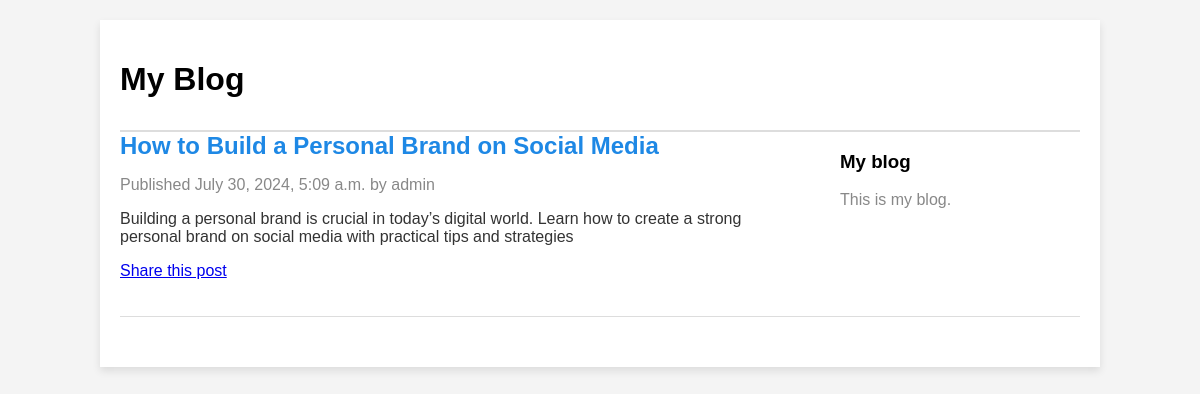
The app's page /blogs/10/ with its own data.
### blog_application/models.py (models this page shows, shortened)
class BlogPost(models.Model):
    title = models.CharField(max_length=255)
    content = models.TextField()
    created_at = models.DateTimeField(auto_now_add=True)
    updated_at = models.DateTimeField(auto_now=True)
    tags = models.ManyToManyField('Tag', blank=True)

### blog_application/views.py (the view)
# urls.py: path('blogs/<int:post_id>/', blog_detail, name='blog_detail'),
def blog_detail(request, post_id):
    post = get_object_or_404(BlogPost, id=post_id)
    return render(request, 'blog-desc.html', {'post': post})

### blog_application/templates/blog-desc.html (shortened to what this page needs)
<!DOCTYPE html>
<html lang="en">
<head>
</head>
<body>
    <div class="container">
        <div class="header">
            <h1>My Blog</h1>
        </div>
        <div class="post">
            <div class="main-content">
                <h2>{{ post.title }}</h2>
                <p>Published {{ post.created_at|date:"F j, Y, g:i a" }} by admin</p>
                <p class="description">
                    {{ post.content }}
                </p>
                <p><a href="#" id="share-link">Share this post</a></p>
            </div>
            <div class="sidebar">
                <h3>My blog</h3>
                <p>This is my blog.</p>
            </div>
        </div>
    </div>
</body>
</html>

### blog_application/templates/blog-desc.html (style rules this page uses)
body { font-family: Arial, sans-serif; margin: 0; padding: 0; background: #f4f4f4; }
.container { width: 80%; margin: 20px auto; background: #fff; padding: 20px; box-shadow: 0 4px 8px rgba(0, 0, 0, 0.1); }
.header { text-align: left; padding-bottom: 10px; border-bottom: 2px solid #ddd; }
.post { margin-bottom: 30px; padding-bottom: 20px; border-bottom: 1px solid #ddd; display: flex; justify-content: space-between; }
.post h2 { margin: 0; color: #1e88e5; }
.post p { color: #888; }
.post .description { color: #333; }
.sidebar { width: 25%; padding-left: 20px; }
.main-content { width: 70%; }

### records on screen
BlogPost: title "How to Build a Personal Brand on Social Media", created_at "July 30, 2024, 5:09 a.m.", content "Building a personal brand is crucial in today’s digital world. Learn how to create a strong personal brand on social media with practical tips and strategies"
